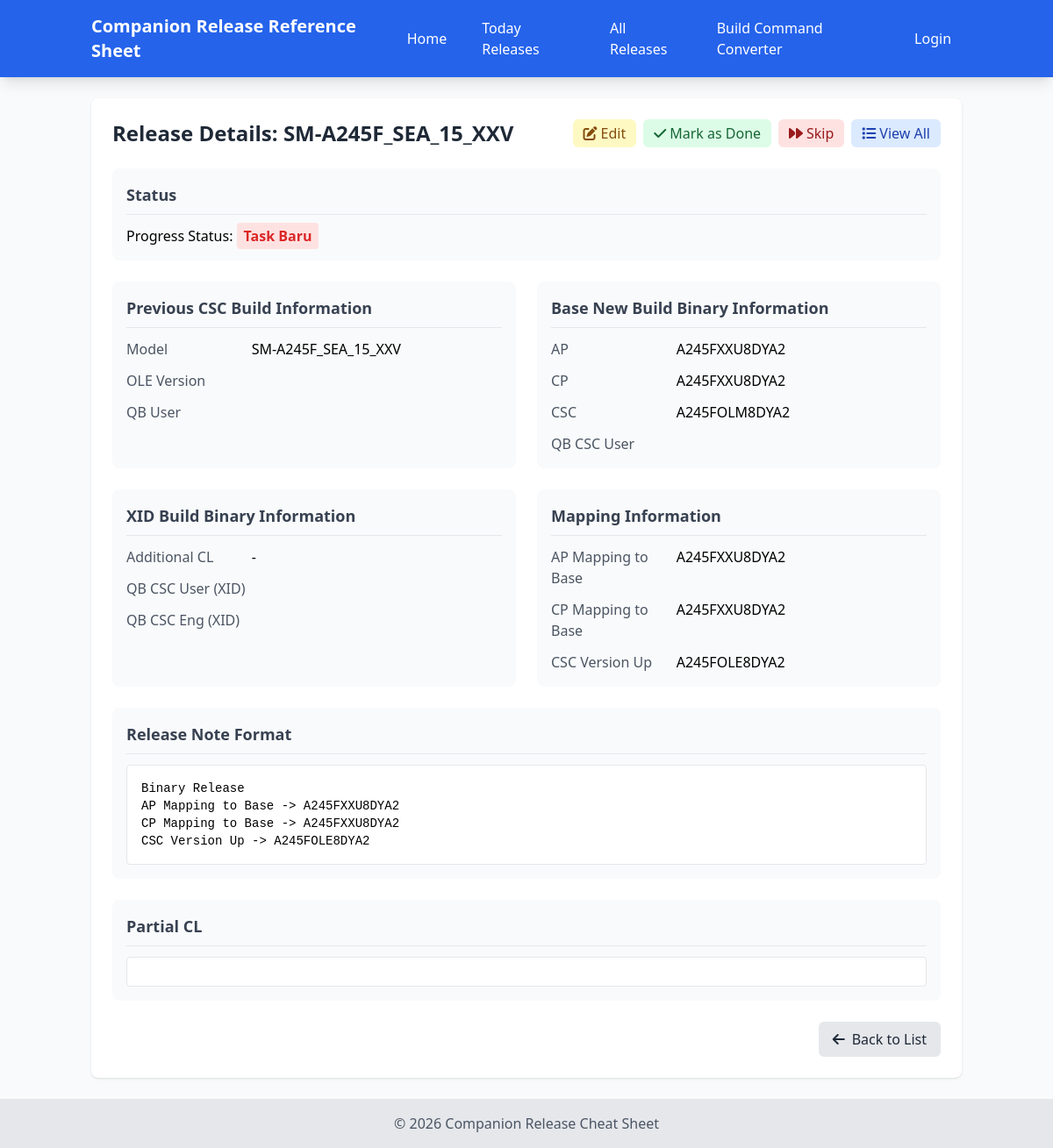
Page /view.php?id=4 on the committed database.
### tables this page shows
CREATE TABLE `release_cheatsheets` (
  `id` int(11) NOT NULL,
  `model` varchar(50) NOT NULL,
  `ole_version` varchar(50) NOT NULL,
  `qb_user` varchar(50) NOT NULL,
  `oxm_olm_new_version` varchar(100) NOT NULL,
  `ap` varchar(50) NOT NULL,
  `cp` varchar(50) NOT NULL,
  `csc` varchar(50) NOT NULL,
  `qb_csc_user` varchar(50) NOT NULL,
  `additional_cl` varchar(50) DEFAULT '-',
  `new_build_xid` varchar(100) NOT NULL,
  `qb_csc_user_xid` varchar(50) NOT NULL,
  `qb_csc_eng` varchar(50) NOT NULL,
  `release_note_format` text NOT NULL,
  `ap_mapping` varchar(100) NOT NULL,
  `cp_mapping` varchar(100) NOT NULL,
  `csc_version_up` varchar(100) NOT NULL,
  `created_at` timestamp NOT NULL DEFAULT current_timestamp(),
  `updated_at` timestamp NOT NULL DEFAULT current_timestamp() ON UPDATE current_timestamp(),
  `status` varchar(100) NOT NULL,
  `pic` varchar(100) NOT NULL
);

### includes/functions.php (called while the page is built, shortened)
<?php
require_once __DIR__ . '/../config/database.php';
function getReleaseById($id) {
    global $pdo;
    $stmt = $pdo->prepare("SELECT * FROM release_cheatsheets WHERE id = ?");
    $stmt->execute([$id]);
    return $stmt->fetch(PDO::FETCH_ASSOC);
}
?>

### view.php (the view, shortened to what this page needs)
<?php
require_once __DIR__ . '/includes/functions.php';
require_once __DIR__ . '/includes/header.php';
$id = $_GET['id'] ?? null;
$release = getReleaseById($id);
if ($release['status'] === 'new' || empty($release['status'])) {
    $release = getReleaseById($id);
}
?>
<div class="bg-white shadow rounded-lg p-6">
    <div class="flex justify-between items-center mb-6">
        <h1 class="text-2xl font-bold text-gray-800">Release Details: <?php echo htmlspecialchars($release['model']); ?></h1>
        <div class="flex space-x-2">
            <a href="edit.php?id=<?php echo $release['id']; ?>" class="bg-yellow-100 hover:bg-yellow-200 text-yellow-800 px-3 py-1 rounded-md">
                <i class="fas fa-edit mr-1"></i>Edit
            </a>
            <?php if ($release['status'] !== 'done' && $release['status'] !== 'skipped'):  ?>
                <form action="update_status.php" method="POST" id="markDoneForm">
                    <button type="submit" class="bg-green-100 hover:bg-green-200 text-green-800 px-3 py-1 rounded-md">
                        <i class="fas fa-check mr-1"></i>Mark as Done
                    </button>
                </form>
                <form action="update_status.php" method="POST" id="skipForm">
                    <button type="submit" class="bg-red-100 hover:bg-red-200 text-red-800 px-3 py-1 rounded-md">
                        <i class="fas fa-forward mr-1"></i>Skip
                    </button>
                </form>
            <?php endif; ?>
            <a href="today.php" class="bg-blue-100 hover:bg-blue-200 text-blue-800 px-3 py-1 rounded-md">
                <i class="fas fa-list mr-1"></i>View All
            </a>
        </div>
    </div>
    <div class="bg-gray-50 p-4 rounded-lg mb-6">
        <h2 class="text-lg font-semibold text-gray-700 mb-3 border-b pb-2">Status</h2>
        <div>
            <span class="font-medium">Progress Status: </span>
            <?php if ($release['status'] === 'done'): ?>
                <span class="text-green-600 font-normal">Done</span>
            <?php elseif ($release['status'] === 'in_progress'): ?>
                <span class="text-yellow-600 font-normal">In Progress</span>
            <?php elseif ($release['status'] === 'skipped'): ?>
                <span class="text-red-600 font-normal">Skipped</span>
            <?php else: ?>
                <span class="text-red-600 font-bold bg-red-100 px-2 py-1 rounded">Task Baru</span>
            <?php endif; ?>
        </div>
    </div>
    <div class="grid grid-cols-1 md:grid-cols-2 gap-6 mb-6">
        <div class="bg-gray-50 p-4 rounded-lg">
            <h2 class="text-lg font-semibold text-gray-700 mb-3 border-b pb-2">Previous CSC Build Information</h2>
            <div class="space-y-3">
                <div class="grid grid-cols-3">
                    <span class="text-gray-600 font-medium">Model</span>
                    <span class="col-span-2 relative copyable cursor-pointer" data-tooltip="Click to copy"><?php echo htmlspecialchars($release['model']); ?></span>
                </div>
                <div class="grid grid-cols-3">
                    <span class="text-gray-600 font-medium">OLE Version</span>
                    <span class="col-span-2 relative copyable cursor-pointer" data-tooltip="Click to copy"><?php echo htmlspecialchars($release['ole_version']); ?></span>
                </div>
                <div class="grid grid-cols-3">
                    <span class="text-gray-600 font-medium">QB User</span>
                    <span class="col-span-2 relative copyable cursor-pointer" data-tooltip="Click to copy"><?php echo htmlspecialchars($release['qb_user']); ?></span>
                </div>
            </div>
        </div>
        <div class="bg-gray-50 p-4 rounded-lg">
            <h2 class="text-lg font-semibold text-gray-700 mb-3 border-b pb-2">Base New Build Binary Information</h2>
            <div class="space-y-3">
                <div class="grid grid-cols-3">
                    <span class="text-gray-600 font-medium">AP</span>
                    <span class="col-span-2 relative copyable cursor-pointer" data-tooltip="Click to copy"><?php echo htmlspecialchars($release['ap']); ?></span>
                </div>
                <div class="grid grid-cols-3">
                    <span class="text-gray-600 font-medium">CP</span>
                    <span class="col-span-2 relative copyable cursor-pointer" data-tooltip="Click to copy"><?php echo htmlspecialchars($release['cp']); ?></span>
                </div>
                <div class="grid grid-cols-3">
                    <span class="text-gray-600 font-medium">CSC</span>
                    <span class="col-span-2 relative copyable cursor-pointer" data-tooltip="Click to copy"><?php echo htmlspecialchars($release['csc']); ?></span>
                </div>
                <div class="grid grid-cols-3">
                    <span class="text-gray-600 font-medium">QB CSC User</span>
                    <span class="col-span-2 relative copyable cursor-pointer" data-tooltip="Click to copy"><?php echo htmlspecialchars($release['qb_csc_user']); ?></span>
                </div>
            </div>
        </div>
    </div>
    <div class="grid grid-cols-1 md:grid-cols-2 gap-6 mb-6">
        <div class="bg-gray-50 p-4 rounded-lg">
            <h2 class="text-lg font-semibold text-gray-700 mb-3 border-b pb-2">XID Build Binary Information</h2>
            <div class="space-y-3">
                <div class="grid grid-cols-3">
                    <span class="text-gray-600 font-medium">Additional CL</span>
                    <span class="col-span-2 relative copyable cursor-pointer" data-tooltip="Click to copy"><?php echo htmlspecialchars($release['additional_cl']); ?></span>
                </div>
                <div class="grid grid-cols-3">
                    <span class="text-gray-600 font-medium">QB CSC User (XID)</span>
                    <span class="col-span-2 relative copyable cursor-pointer" data-tooltip="Click to copy"><?php echo htmlspecialchars($release['qb_csc_user_xid']); ?></span>
                </div>
                <div class="grid grid-cols-3">
                    <span class="text-gray-600 font-medium">QB CSC Eng (XID)</span>
                    <span class="col-span-2 relative copyable cursor-pointer" data-tooltip="Click to copy"><?php echo htmlspecialchars($release['qb_csc_eng']); ?></span>
                </div>
            </div>
        </div>
        <div class="bg-gray-50 p-4 rounded-lg">
            <h2 class="text-lg font-semibold text-gray-700 mb-3 border-b pb-2">Mapping Information</h2>
            <div class="space-y-3">
                <div class="grid grid-cols-3">
                    <span class="text-gray-600 font-medium">AP Mapping to Base</span>
                    <span class="col-span-2 relative copyable cursor-pointer" data-tooltip="Click to copy"><?php echo htmlspecialchars($release['ap_mapping']); ?></span>
                </div>
                <div class="grid grid-cols-3">
                    <span class="text-gray-600 font-medium">CP Mapping to Base</span>
                    <span class="col-span-2 relative copyable cursor-pointer" data-tooltip="Click to copy"><?php echo htmlspecialchars($release['cp_mapping']); ?></span>
                </div>
                <div class="grid grid-cols-3">
                    <span class="text-gray-600 font-medium">CSC Version Up</span>
                    <span class="col-span-2 relative copyable cursor-pointer" data-tooltip="Click to copy"><?php echo htmlspecialchars($release['csc_version_up']); ?></span>
                </div>
            </div>
        </div>
    </div>
    <div class="bg-gray-50 p-4 rounded-lg mb-6">
        <h2 class="text-lg font-semibold text-gray-700 mb-3 border-b pb-2">Release Note Format</h2>
        <div class="bg-white p-4 rounded border border-gray-200">
            <pre class="whitespace-pre-wrap font-mono text-sm relative copyable cursor-pointer break-all" data-tooltip="Click to copy"><?php echo htmlspecialchars($release['release_note_format']); ?></pre>
        </div>
    </div>
    <div class="bg-gray-50 p-4 rounded-lg mb-6">
        <h2 class="text-lg font-semibold text-gray-700 mb-3 border-b pb-2">Partial CL</h2>
        <div class="bg-white p-4 rounded border border-gray-200">
        </div>
    </div>
    <div class="flex justify-end">
        <a href="today.php" class="bg-gray-200 hover:bg-gray-300 text-gray-800 px-4 py-2 rounded-md">
            <i class="fas fa-arrow-left mr-2"></i>Back to List
        </a>
    </div>
</div>
<?php require_once __DIR__ . '/includes/footer.php'; ?>

### includes/header.php (style rules this page uses)
html, body { height: 100%; }
body { display: flex; flex-direction: column; }

### rows in the picture
release_cheatsheets: model "SM-A245F_SEA_15_XXV", ap "A245FXXU8DYA2", cp "A245FXXU8DYA2", csc "A245FOLM8DYA2", additional_cl "-", ap_mapping "A245FXXU8DYA2", cp_mapping "A245FXXU8DYA2", csc_version_up "A245FOLE8DYA2", release_note_format "Binary Release AP Mapping to Base -> A245FXXU8DYA2 CP Mapping to Base -> A245FXXU8DYA2 CSC Version Up -> A245FOLE8DYA2"
